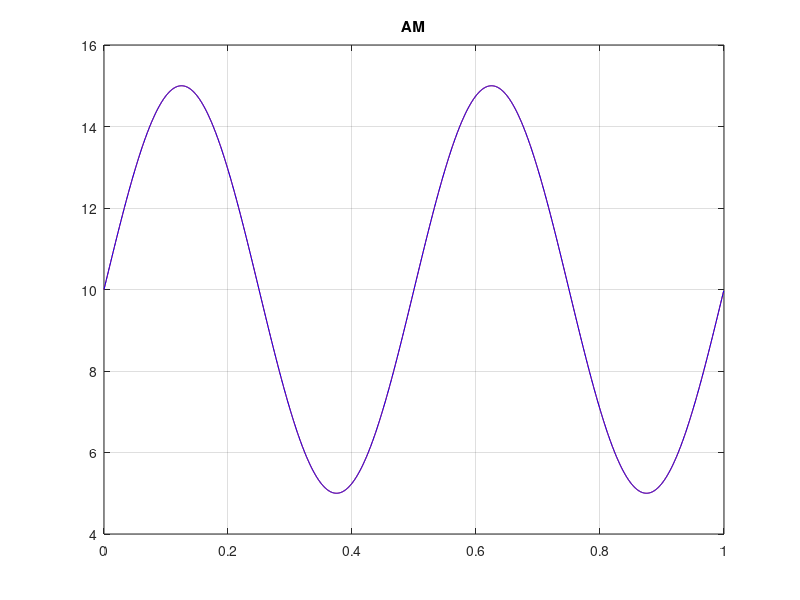
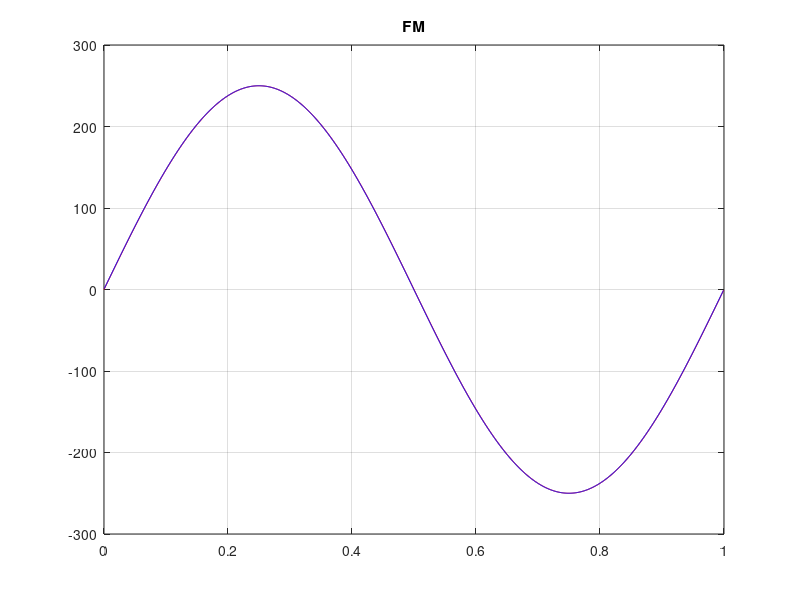

Recreate these plots in MATLAB, in order.
% cps_11_hilb_amfm.m - demodulacja AM i FM z uzyciem filtru Hilberta
clear all; close all;

fpr=2000; dt=1/fpr; Nx=fpr; t=dt*(0:Nx-1); 
A=10; kA=0.5; fA=2;   xA = A*(1 + kA*sin(2*pi*fA*t));
kF=250; fF=1;         xF = kF*sin(2*pi*fF*t);
fc=500;               x = xA .* sin(2*pi*(fc*t + cumsum(xF)*dt));
xa = hilbert( x );
xAest = abs( xa );
ang = unwrap(angle( xa ));
xFest = (1/(2*pi)) * (ang(3:end)-ang(1:end-2)) / (2*dt);
figure; plot(t,xA,'r-',t,xAest,'b-'); title('AM'); grid;
figure; plot(t,xF,'r-',t(2:Nx-1),xFest-fc,'b-'); title('FM'); grid;
